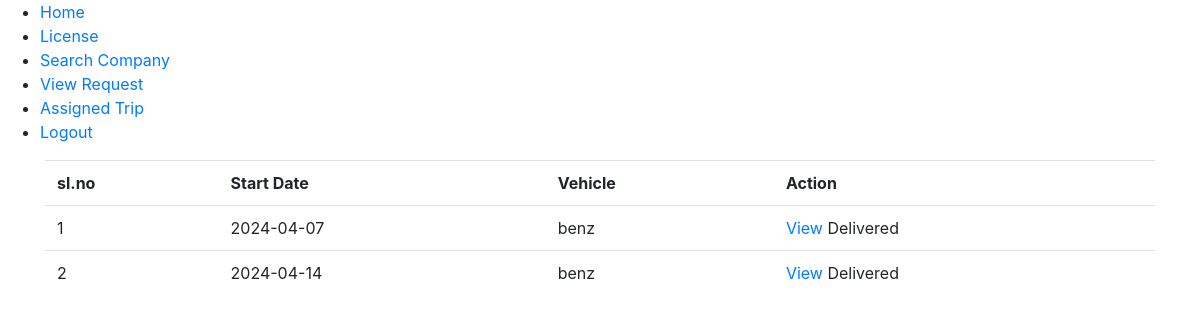
Page /Driver/AssignedTrip/ (signed in) on the earlier database version.
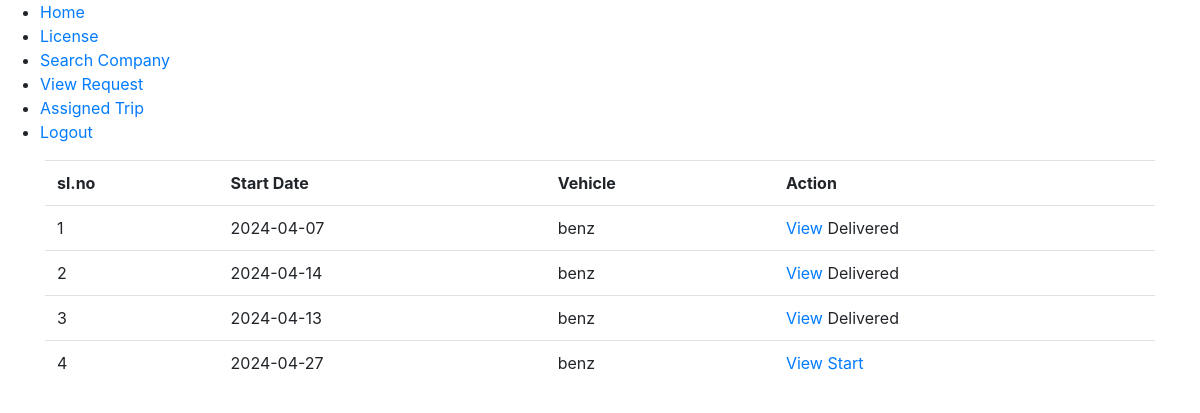
Same page on the later database version.
### Company/models.py (models this page shows)
class tbl_transport_shedule(models.Model):
    transport_shedule_id = models.AutoField(primary_key=True)
    transport_shedule_date = models.DateField(auto_now_add=True)
    transport_request_id = models.ForeignKey(tbl_transport_request,on_delete=models.CASCADE)
    transport_shedule_status = models.IntegerField(default=0)
    driver_1_id = models.ForeignKey(tbl_driver,on_delete=models.CASCADE,related_name="driver_1_id")
    driver_2_id = models.ForeignKey(tbl_driver,on_delete=models.CASCADE,related_name="driver_2_id")
    vehicle_id = models.ForeignKey(tbl_vehicle,on_delete=models.CASCADE)

class tbl_vehicle(models.Model):
    vehicle_id = models.AutoField(primary_key=True)
    vehicle_chase_no = models.CharField(max_length=50)
    vehicle_reg_no = models.CharField(max_length=50)
    vehicle_insurance_date = models.CharField(max_length=50)
    vehicle_insurance_exp = models.CharField(max_length=50)
    vehicle_status = models.IntegerField(default=0)
    vehiclesubtype_id = models.ForeignKey(tbl_vehiclesubtype,on_delete=models.CASCADE)
    company_id = models.ForeignKey(tbl_company,on_delete=models.CASCADE)
    vehicle_detailes = models.CharField(max_length=100)
    vehicle_name = models.CharField(max_length=50)
    vehicle_amount = models.CharField(max_length=50)
    vehicle_capacity = models.CharField(max_length=50)

### User/models.py (models this page shows)
class tbl_transport_request(models.Model):
    transport_request_id = models.AutoField(primary_key=True)
    transport_request_description = models.CharField(max_length=50)
    transport_request_date = models.DateField(auto_now_add=True)
    transport_request_qty = models.CharField(max_length=50)
    transport_request_for_date = models.CharField(max_length=50)
    transport_request_status = models.PositiveIntegerField(default=0)
    user_id = models.ForeignKey(tbl_user,on_delete=models.CASCADE)
    from_location_id = models.ForeignKey(tbl_location,on_delete=models.CASCADE,related_name="from_location_id")
    to_location_id = models.ForeignKey(tbl_location,on_delete=models.CASCADE,related_name="to_location_id")
    transport_request_reply = models.CharField(max_length=50, default='0')
    company_id = models.ForeignKey(tbl_company,on_delete=models.CASCADE)
    category_id = models.ForeignKey(tbl_category,on_delete=models.CASCADE)
    delivery_time = models.CharField(max_length=50)
    delivery_date = models.CharField(max_length=50)

### Driver/views.py (the view)
# urls.py: path('AssignedTrip/',views.AssignedTrip,name="AssignedTrip"),
def AssignedTrip(request):
    did = tbl_driver.objects.get(driver_id=request.session['did'])
    data = tbl_transport_shedule.objects.filter(driver_1_id=did) | tbl_transport_shedule.objects.filter(driver_2_id=did)
    return render(request,"Driver/AssignedTrip.html",{'data':data})

### Driver/Templates/Driver/AssignedTrip.html (shortened to what this page needs)
{% extends 'Driver/Include.html' %}
{% load static %}
{% block content %}
<!DOCTYPE html>
<html>
<head>
    <link href="https://stackpath.bootstrapcdn.com/bootstrap/4.5.2/css/bootstrap.min.css" rel="stylesheet">
</head>
<body>
    <form>
        <div class="container">
            <table class="table">
                <tr>
                    <th>sl.no</th>
                    <th>Start Date</th>
                    <th>Vehicle</th>
                    <th>Action</th>
                </tr>
                {% for schedule in data %}
                <tr>
                    <td>{{ forloop.counter }}</td>
                    <td>{{ schedule.transport_request_id.transport_request_for_date }}</td>
                    <td>{{ schedule.vehicle_id.vehicle_name }}
                    </td>
                    <td>
                        <a href="{% url 'driver:ViewMore' schedule.transport_request_id.transport_request_id %}">View</a>
                        {% if schedule.transport_request_id.transport_request_status == 2 %}
                            <a href="{% url 'driver:AssignedUpdate' schedule.transport_request_id.transport_request_id 3 %}">Start</a>
                        {% elif schedule.transport_request_id.transport_request_status == 3 %}
                            <a href="{% url 'driver:AssignedUpdate' schedule.transport_request_id.transport_request_id 4 %}">Delivered ?</a>
                        {% else %}
                            Delivered
                        {% endif %}
                    </td>
                </tr>
                {% endfor %}
            </table>
        </div>
    </form>
</body>
</html>
{% endblock content %}

### Driver/Templates/Driver/Include.html
{% load static %}
<ul>
  <li>
    <a href="{% url 'driver:HomePage' %}">Home</a>
  </li>
  <li>
    <a href="{% url 'driver:DriverLicense' %}">License</a>
  </li>
  <li>
    <a href="{% url 'driver:SearchCompany' %}">Search Company</a>
  </li>
  <li>
    <a href="{% url 'driver:ViewRequest' %}">View Request</a>
  </li>
  <li>
    <a href="{% url 'driver:AssignedTrip' %}">Assigned Trip</a>
  </li>
  <li>
    <a href="{% url 'driver:Logout' %}">Logout</a>
  </li>
</ul>
{% block content %}
{% endblock content %}

Differences in the rows shown:
added tbl_transport_shedule: transport_request_id.transport_request_for_date "2024-04-13", vehicle_id.vehicle_name "benz", shows "Delivered"
added tbl_transport_shedule: transport_request_id.transport_request_for_date "2024-04-27", vehicle_id.vehicle_name "benz", shows "Start"
